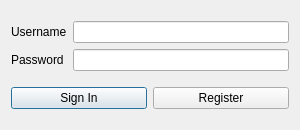
<?xml version="1.0" encoding="UTF-8"?>
<ui version="4.0">
 <class>Login</class>
 <widget class="QDialog" name="Login">
  <property name="geometry">
   <rect>
    <x>0</x>
    <y>0</y>
    <width>300</width>
    <height>130</height>
   </rect>
  </property>
  <property name="maximumSize">
   <size>
    <width>600</width>
    <height>200</height>
   </size>
  </property>
  <property name="windowTitle">
   <string>Login</string>
  </property>
  <layout class="QVBoxLayout" name="verticalLayoutLogin">
   <property name="sizeConstraint">
    <enum>QLayout::SetDefaultConstraint</enum>
   </property>
   <item>
    <layout class="QVBoxLayout" name="verticalLayout_3">
     <item>
      <layout class="QHBoxLayout" name="horizontalLayout">
       <item>
        <layout class="QVBoxLayout" name="verticalLayout_2">
         <item>
          <widget class="QLabel" name="labelUsername">
           <property name="text">
            <string>Username</string>
           </property>
          </widget>
         </item>
         <item>
          <widget class="QLabel" name="labelPassword">
           <property name="text">
            <string>Password</string>
           </property>
          </widget>
         </item>
        </layout>
       </item>
       <item>
        <layout class="QVBoxLayout" name="verticalLayout">
         <item>
          <widget class="QLineEdit" name="lineEditUsername"/>
         </item>
         <item>
          <widget class="QLineEdit" name="lineEditPassword"/>
         </item>
        </layout>
       </item>
      </layout>
     </item>
    </layout>
   </item>
   <item>
    <layout class="QHBoxLayout" name="horizontalLayout_2">
     <item>
      <widget class="QPushButton" name="pushButtonSignIn">
       <property name="text">
        <string>Sign In</string>
       </property>
      </widget>
     </item>
     <item>
      <widget class="QPushButton" name="pushButtonRegister">
       <property name="text">
        <string>Register</string>
       </property>
      </widget>
     </item>
    </layout>
   </item>
  </layout>
 </widget>
 <resources/>
 <connections/>
</ui>
